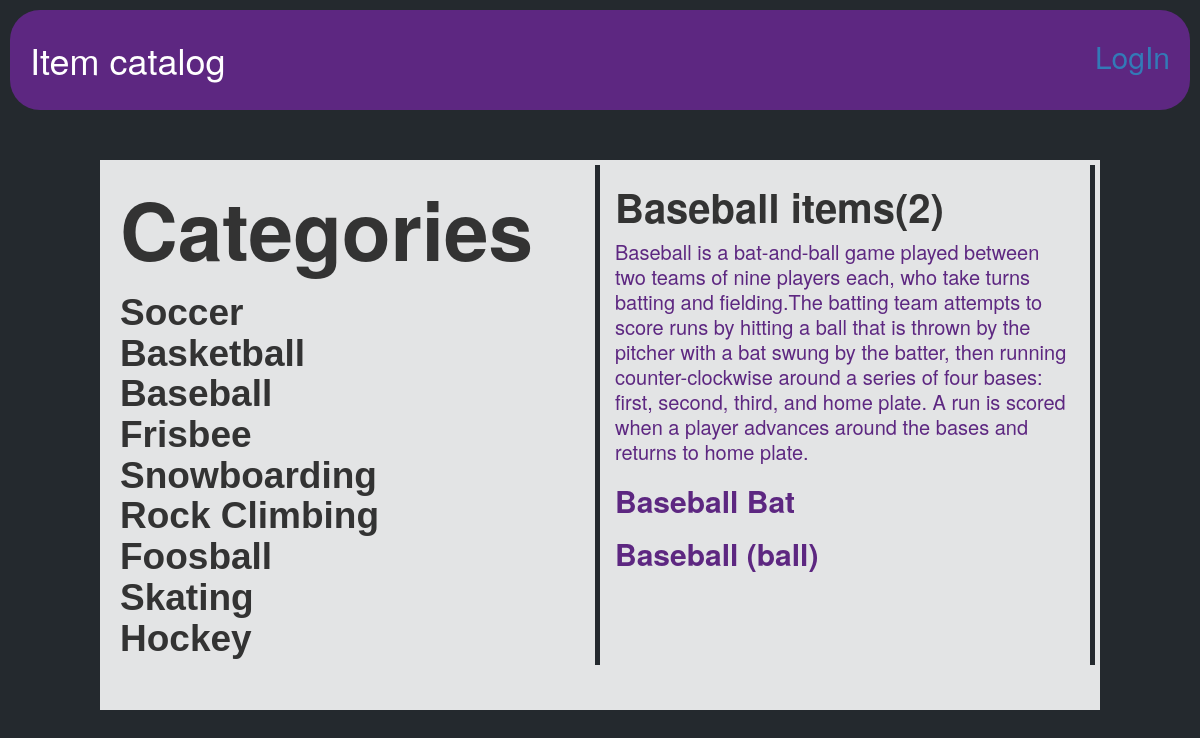
Screenshot of /catalog/Baseball with the database file from the repository.
### sports_database.py (models this page shows, shortened)
class Categories(Base):
    __tablename__ = 'categories'
    id = Column(Integer, primary_key=True)
    name = Column(String(250), nullable=False)
    description_cat = Column(String(250))
    user_id = Column(Integer, ForeignKey('user.id'))
    user = relationship(User)

class LatestItem(Base):
    __tablename__ = 'latest_item'
    title = Column(String(80), nullable=False)
    time_created = Column(DateTime(timezone=True), default=datetime.utcnow)
    time_updated = Column(DateTime(timezone=True), onupdate=datetime.utcnow)
    id = Column(Integer, primary_key=True)
    description = Column(String(250))
    item_category = Column(String(250))
    category_id = Column(Integer, ForeignKey('categories.id'))
    categories = relationship(Categories)
    user_id = Column(Integer, ForeignKey('user.id'))
    user = relationship(User)

### catalog.py (the view)
@app.route('/catalog/<string:sport_name>')
def sportMenu(sport_name):
    sport_unique = session.query(Categories)
    sport = session.query(Categories).filter_by(name=sport_name).first()
    sport_id = sport.id
    items = session.query(LatestItem).filter_by(category_id=sport_id).all()
    count = session.query(LatestItem).filter_by(category_id=sport_id).count()
    return render_template('item_menu.html', items=items, sport=sport,
                           count=count, sport_unique=sport_unique)

### templates/item_menu.html
{% extends "main.html" %}
{% block content %}
{% include "header.html" %}
<div class="row" style="border: 5px #e3e4e5 solid; margin: 50px 100px; height: 550px; background-color: #e3e4e5;">
	<div class="col-md-6" style="height: 500px; line-height: 40px; border-right: 5px #24292e solid">
		<h1 style="font-size: 80px; font-weight: 700">Categories</h1>
		<h1 style="font-size: 37px; font-family: Helvetica; font-weight: 600; color: #333333">
		{% for i in sport_unique %}
			<a style="text-decoration: none; color: #333333" href="{{url_for('sportMenu', sport_name=i.name) }}">{{i.name}}
			</a><br>
		{% endfor %}
		</h1>
	</div>
	<div class="col-md-6" style="height: 500px; line-height: 25px; border-right: 5px #24292e solid">
		<h1 style="font-size: 40px; font-weight: 700">{{sport.name}} items({{count}})</h1>
		<p style="font-size: 20px; color: #5d2781">{{sport.description_cat}}</p>
		{% for j in items %}
			<a style="text-decoration: none; color: #5d2781" href="{{url_for('itemInfo', sport_name=sport.name, item_name=j.title) }}"><h1 style="font-size: 30px; font-weight: 700">{{j.title}}</h1>
		{% endfor %}
	</div>
</div>
{% endblock %}

### rows the page displays
Categories: name "Soccer"
Categories: name "Basketball"
Categories: name "Baseball", description_cat "Baseball is a bat-and-ball game played between two teams of nine players each, who take turns batting and fielding.The batting team attempts to score runs by hitting a ball that is thrown by the pitcher with a bat swung by the batter, then running counter-clockwise around a series of four bases: first, second, third, and home plate. A run is scored when a player advances around the bases and returns to home plate."
Categories: name "Frisbee"
Categories: name "Snowboarding"
Categories: name "Rock Climbing"
Categories: name "Foosball"
Categories: name "Skating"
Categories: name "Hockey"
LatestItem: title "Baseball Bat"
LatestItem: title "Baseball (ball)"

### other values shown
{{ count }} "2"
